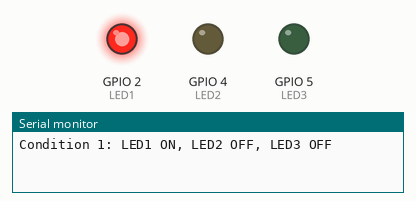
This sketch was run on a simulated ESP32. Shown: output pins drawn as LEDs (lit = HIGH), the last lines printed to the serial monitor.

Above: at 0.5 s.
At 1.5 s:
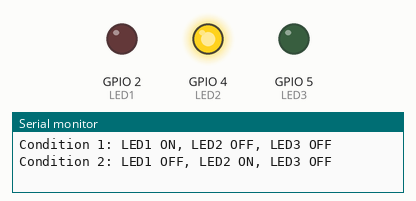
At 5.5 s:
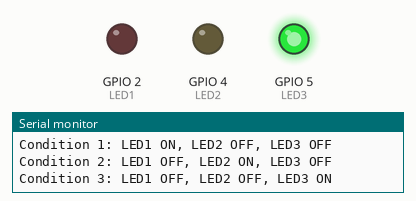
Timing chart, 0 to 6.9 s (numbered marks = the images above):
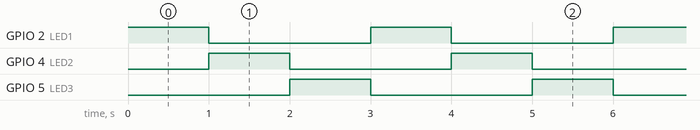

Measured:
- by itself, GPIO 2 (LED1), GPIO 4 (LED2), GPIO 5 (LED3): alternates HIGH for 1.0 s and LOW for 2.0 s
- by itself, everything shown: repeats every 3.0 s, in 3 steps

The sketch:

sketch.ino
```cpp
#define LED1 2   // GPIO2
#define LED2 4   // GPIO4
#define LED3 5   // GPIO5

void setup() {
  Serial.begin(115200);

  pinMode(LED1, OUTPUT);
  pinMode(LED2, OUTPUT);
  pinMode(LED3, OUTPUT);
}

void loop() {
  digitalWrite(LED1, HIGH);
  digitalWrite(LED2, LOW);
  digitalWrite(LED3, LOW);
  Serial.println("Condition 1: LED1 ON, LED2 OFF, LED3 OFF");
  delay(1000);

  digitalWrite(LED1, LOW);
  digitalWrite(LED2, HIGH);
  digitalWrite(LED3, LOW);
  Serial.println("Condition 2: LED1 OFF, LED2 ON, LED3 OFF");
  delay(1000);

  digitalWrite(LED1, LOW);
  digitalWrite(LED2, LOW);
  digitalWrite(LED3, HIGH);
  Serial.println("Condition 3: LED1 OFF, LED2 OFF, LED3 ON");
  delay(1000);
}
```
